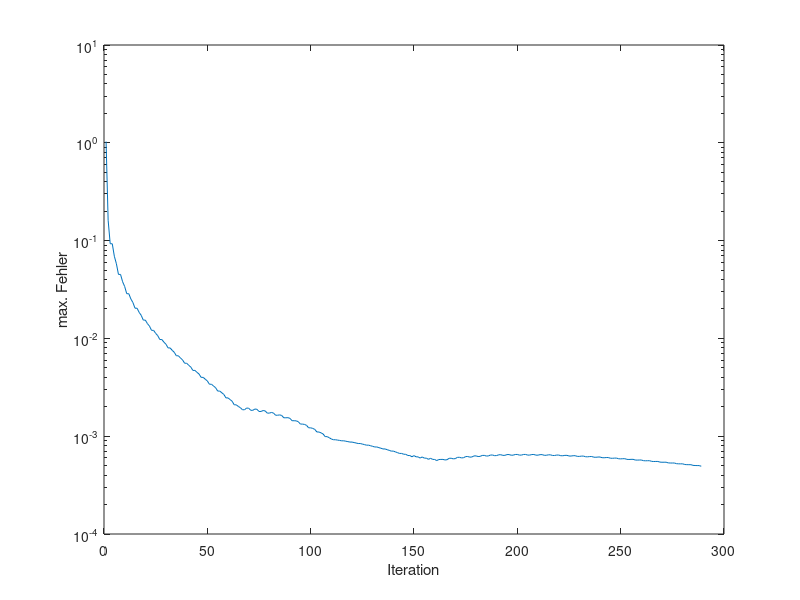
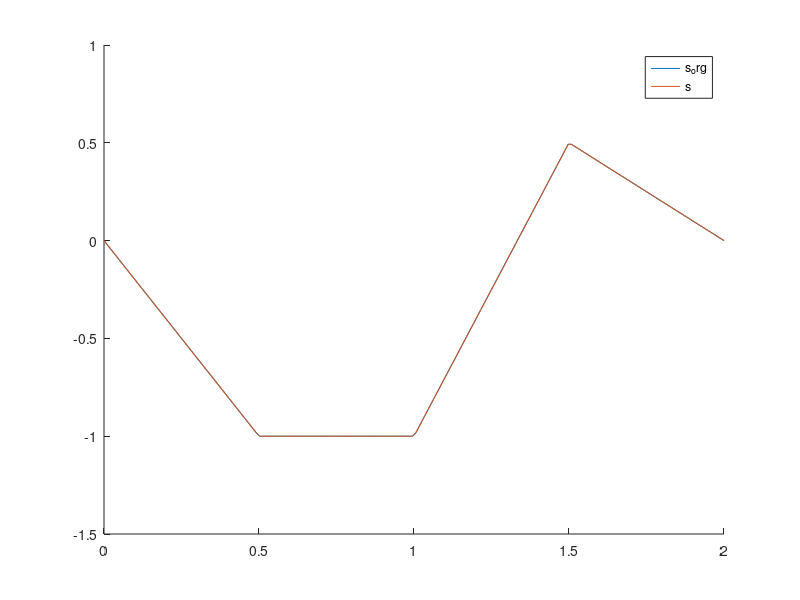

MATLAB code for these plots, in order:
clear

function out = signal(t)
    t = mod(t,2);
    
    if t < 0.5
        out = -2*t;
    elseif t < 1
        out = -1;
    elseif t < 1.5
        out = 3*t - 4;
    else
        out = -t + 2;
    end
end

t = linspace(0,2,200);
T = 2;
nn = 1000;
w = (2*pi)/T;
aa = 0;
bb = T;
X = linspace(aa, bb, nn);
for kk=1:length(X)
    f(kk) = signal(X(kk));
end
n = 50;

%Koeffizienten
a0 = 2/T * trapz(X, f.*cos(0*w*X));
i = 1;

%Original Funktion
s_org = zeros(1,length(t));
for kk=1:length(t)
    s_org(kk) = signal(t(kk));
end

while true
    a(i) = 2/T * trapz(X, f.*cos(i*w*X));
    b(i) = 2/T * trapz(X, f.*sin(i*w*X));

    %Fourierreihe
    N = 1:i;
    s = a0/2 + sum(a'.*cos(N'.*w.*t) + b'.*sin(N'.*w.*t));

    delta = max(abs(s_org-s));
    deltas(i) = delta;

    if delta < 0.5e-3
        break
    end
    i = i+1;
end

figure(1)
semilogy(1:length(deltas),deltas)
xlabel("Iteration")
ylabel("max. Fehler")

figure(2)
hold on
plot(t, s_org);
plot(t, s);
hold off
legend("s_org", "s");
